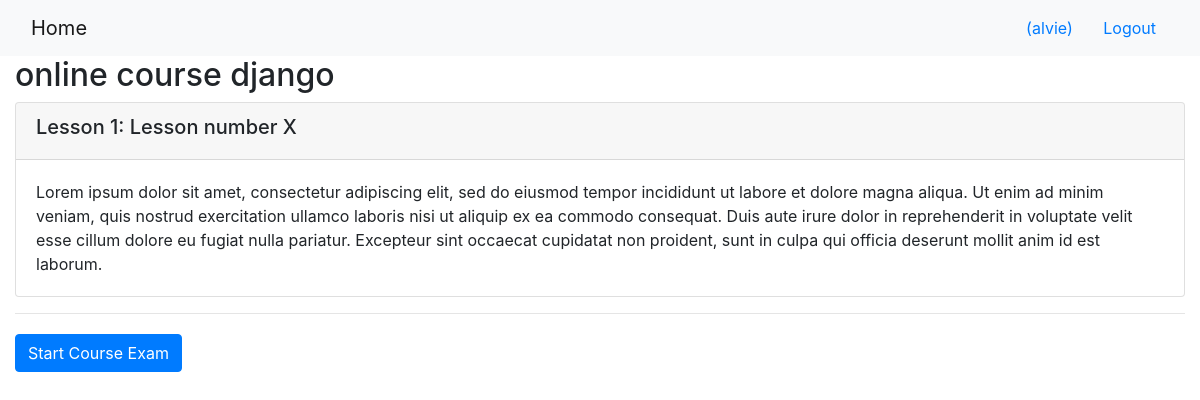
/onlinecourse/1/ (signed in), run on the app's committed database.
### onlinecourse/models.py (models this page shows, shortened)
class Course(models.Model):
    name = models.CharField(null=False, max_length=30, default='online course')
    image = models.ImageField(upload_to='course_images/')
    description = models.CharField(max_length=1000)
    pub_date = models.DateField(null=True)
    instructors = models.ManyToManyField(Instructor)
    users = models.ManyToManyField(settings.AUTH_USER_MODEL, through='Enrollment')
    total_enrollment = models.IntegerField(default=0)
    is_enrolled = False

class Lesson(models.Model):
    title = models.CharField(max_length=200, default="Lesson number X")
    order = models.IntegerField(default=0)
    course = models.ForeignKey(Course, on_delete=models.CASCADE)
    content = models.TextField()

### onlinecourse/views.py (the view)
# urls.py: path('<int:pk>/', views.CourseDetailView.as_view(), name='course_details'),
class CourseDetailView(generic.DetailView):
    model = Course
    template_name = 'onlinecourse/course_detail_bootstrap.html'

### onlinecourse/templates/onlinecourse/course_detail_bootstrap.html (shortened to what this page needs)
<!DOCTYPE html>
<html lang="en">
<head>
     {% load static %}
    <link rel="stylesheet" href="https://maxcdn.bootstrapcdn.com/bootstrap/4.5.2/css/bootstrap.min.css">
</head>
<body>
    <nav class="navbar navbar-light bg-light">
        <div class="container-fluid">
            <div class="navbar-header">
                  <a class="navbar-brand" href="{% url 'onlinecourse:index' %}">Home</a>
            </div>
            <ul class="nav navbar-nav navbar-right">
                {% if user.is_authenticated %}
                <li>
                    <a class="btn btn-link" href="#">{{ user.first_name }}({{ user.username }})</a>
                    <a class="btn btn-link" href="{% url 'onlinecourse:logout' %}">Logout</a>
                </li>
                {% endif %}
            </ul>
        </div>
    </nav>
    <div class="container-fluid">
        <h2>{{ course.name }}</h2>
        <div class="card-columns-vertical">
            {% for lesson in course.lesson_set.all %}
                <div class="card mt-1">
                    <div class="card-header"><h5>Lesson {{lesson.order|add:1}}: {{lesson.title}}</h5></div>
                    <div class="card-body">{{lesson.content}}</div>
                </div>
            {% endfor %}
        </div>
        {% if user.is_authenticated and course.question_set.count > 0 %}
            <div class="w-100">
                <hr>
                <button class="btn btn-primary mt-1" type="button" data-toggle="collapse" data-target="#exam">
                    Start {{course.title}} Course Exam
                </button>
            </div>
        {% endif %}
    </div>
</body>
</html>

### data on the page
Course: name "online course django"
Lesson: order|add "1", title "Lesson number X", content "Lorem ipsum dolor sit amet, consectetur adipiscing elit, sed do eiusmod tempor incididunt ut labore et dolore magna aliqua. Ut enim ad minim veniam, quis nostrud exercitation ullamco laboris nisi ut aliquip ex ea commodo consequat. Duis aute irure dolor in reprehenderit in voluptate velit esse cillum dolore eu fugiat nulla pariatur. Excepteur sint occaecat cupidatat non proident, sunt in culpa qui officia deserunt mollit anim id est laborum."

### other printed values
{{ user.username }} "alvie"
